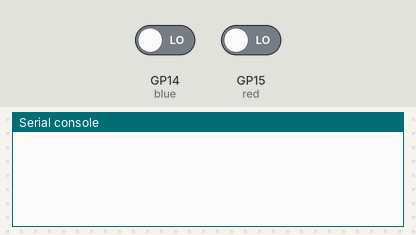
Recording of a program running on a simulated Raspberry Pi Pico running MicroPython. Parts: the last lines printed to the serial console. The inputs (shaded band) are chosen by the test bench; at power-on: GP14 (blue) LOW, GP15 (red) LOW. Web requests get an empty 200 reply after 0.4 s; files that are not in the repository are absent; library files of the repository ran but are not shown: st7789py.py.

Above: at 1.9 s.
2.0 s: GP14 (blue) driven HIGH
At 2.26 s:
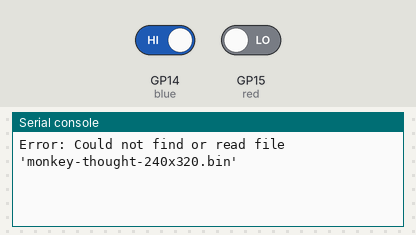
3.5 s: GP15 (red) driven HIGH
At 3.86 s:
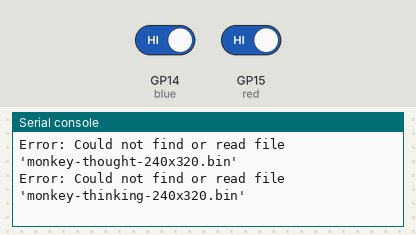

The program:

butMonkey.py
```python
# control monkeys with two buttons. i hated the joystick

import urequests
import machine
import time
from machine import Pin, SPI
import archive.st7789py as st7789

SERVER = "http://192.168.1.78:5000"

# hardware declarations
scl = Pin(18, Pin.OUT)  # SPI Synchro Clock, green
sda = Pin(19, Pin.OUT)  # Master Out Slave In (MOSI); send the data to the screen, blue
rst = Pin(16, Pin.IN)   # reset pin, white
dc = Pin(20, Pin.OUT)   # Data/Command, purple
cs = Pin(17, Pin.OUT)   # Chip select. Tells the display to listen to the SPI bus, yellow

red = Pin(15, Pin.IN)
blue = Pin(14, Pin.IN)

wif = 240
haiit = 320

spi = machine.SPI(
    0,
    baudrate=40000000,  # 40MHz for fast, crisp screen updates
    polarity=1,
    phase=1,
    sck=machine.Pin(18),
    mosi=machine.Pin(19)
)

display = st7789.ST7789(
    spi,
    wif,                # Width (Portrait)
    haiit,              # Height (Portrait)
    reset=rst,
    dc=dc,
    cs=cs,
    rotation=0          # 1 = Landscape (90 deg), 0 = Portrait (0 deg)
)

def draw_monkey(display, filename, x, y, width, height):
    row_bytes = width*2
    try:
        with open(filename, "rb") as f:
            for current_y in range(y, y+height):
                buffer = f.read(row_bytes)
                if not buffer:
                    break
                display.blit_buffer(buffer, x, current_y, width, 1)
    except OSError:
         print(f"Error: Could not find or read file '{filename}'")

def swap_monkeys():
    if red.value():
        draw_monkey(display, "monkey-thinking-240x320.bin", x = 0, y = 0, width = wif, height = haiit)
        urequests.post(SERVER + "/previous").close()
    elif blue.value():
        draw_monkey(display, "monkey-thought-240x320.bin", x = 0, y = 0, width = wif, height = haiit)
        urequests.post(SERVER + "/next").close()

while True:
    swap_monkeys()
    # print(f"jx: {jx.value()} \n jy: {jy.value()}")
    # time.sleep(1)

# display.fill(st7789.color565(0, 0, 0)
```

Measured:
- after the input at 2.0 s, the serial console: prints a new line at once (image 1)
- after the input at 3.5 s, the serial console: prints a new line after 0.10 s (image 2)
